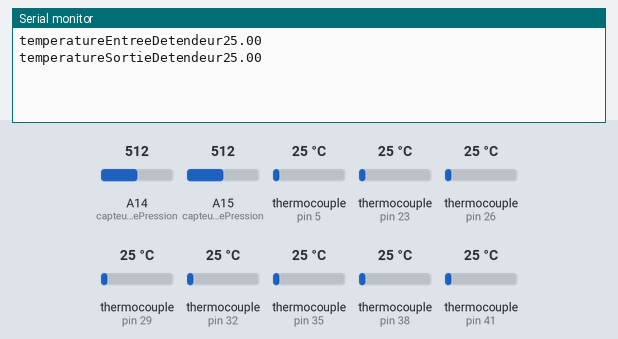
The sketch below on a simulated Arduino Mega 2560, built with avr-gcc and run on an emulated ATmega2560. On the bench: the last lines printed to the serial monitor. The inputs (shaded band) are chosen by the test bench; at power-on: thermocouple (sensors on pin 5, pin 23, pin 26, pin 29, pin 32, pin 35, pin 38, pin 41) 25 °C, A14 (capteurBassePression) = 512, A15 (capteurHautePression) = 512.

Above: at 1.7 s.
1.8 s: thermocouple (sensor on pin 5) set to 6 °C
At 3.1 s:
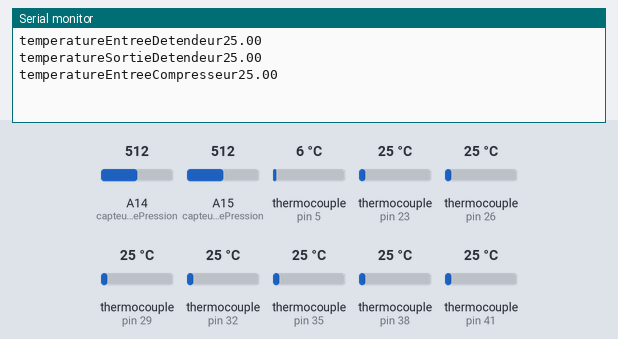
7.6 s: thermocouple (sensor on pin 23) set to 6 °C
At 7.6 s:
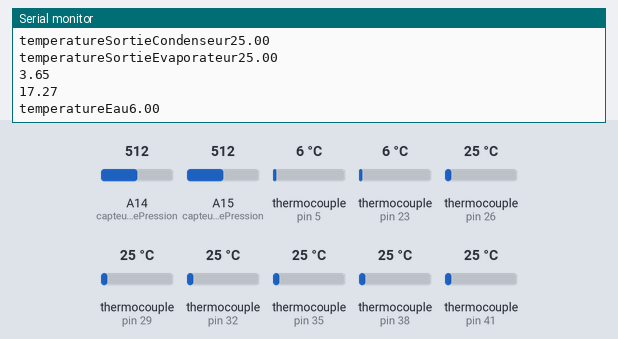
13.4 s: thermocouple (sensor on pin 26) set to 6 °C
At 14.8 s:
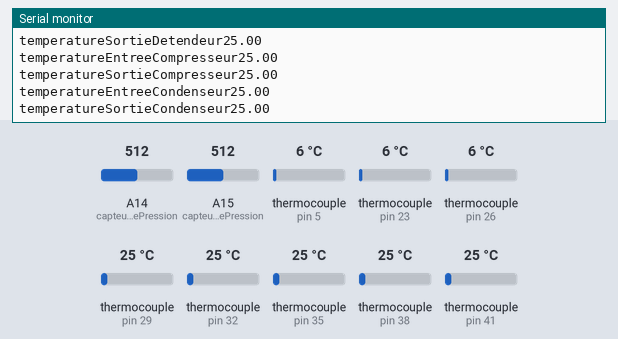
19.2 s: thermocouple (sensor on pin 29) set to 6 °C
At 21.3 s:
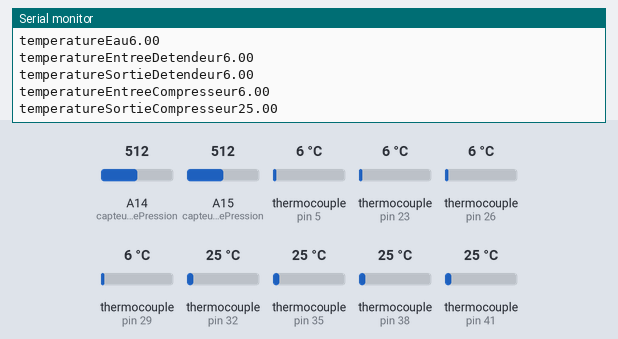
25.0 s: thermocouple (sensor on pin 32) set to 6 °C
At 26.8 s:
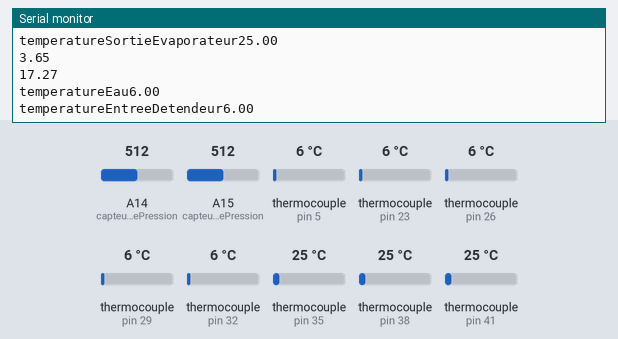

Measured:
- after the input at 19.2 s, the serial monitor: prints a new line after 0.33 s (image 4)

The sketch:

ProgrammeThermocoupleArrang_.ino
```cpp
#include "max6675.h"
#include <math.h>
#include <Adafruit_MAX31865_PT100.h>

#define RREF      430.0
#define RNOMINAL  100.0


//THERMOCOUPLE ENTREE DETENDEUR
int thermoSO1 = 22;
int thermoCS1 = 23;
int thermoSCK1 = 24;

//THERMOCOUPLE SORTIE DETENDEUR
int thermoSO2 = 25;
int thermoCS2 = 26;
int thermoSCK2 = 27;

//THERMOCOUPLE ENTREE COMPRESSEUR
int thermoSO3 = 28;
int thermoCS3 = 29;
int thermoSCK3 = 30;

//THERMOCOUPLE SORTIE COMPRESSEUR
int thermoSO4 = 31;
int thermoCS4 = 32;
int thermoSCK4 = 33;

//THERMOCOUPLE ENTREE CONDENSEUR
int thermoSO5 = 34;
int thermoCS5 = 35;
int thermoSCK5 = 36;

//THERMOCOUPLE SORTIE CONDENSEUR
int thermoSO6 = 37;
int thermoCS6 = 38;
int thermoSCK6 = 39;

//THERMOCOUPLE SORTIE EVAPORATEUR
int thermoSO7 = 40;
int thermoCS7 = 41;
int thermoSCK7 = 42;


//CAPTEURS PRESSION
const int capteurBassePression = A14;
const int capteurHautePression = A15;


//THERMISTANCE
const int B = 4275;
const int R0 = 100000;
const int pinTempSensor = A2;

//THERMISTANCEv2
const int pinTempSensorv20 = A0;
const int pinTempSensorv21 = A1;
const int pinTempSensorv22 = A2;
const int R0v2 = 10000;
const int Bv2 = 4275;
const float T0 = 269.15;


MAX6675 thermocoupleEntreeDetendeur(thermoSCK1, thermoCS1, thermoSO1);
MAX6675 thermocoupleSortieDetendeur(thermoSCK2, thermoCS2, thermoSO2);
MAX6675 thermocoupleEntreeCompresseur(thermoSCK3, thermoCS3, thermoSO3);
MAX6675 thermocoupleSortieCompresseur(thermoSCK4, thermoCS4, thermoSO4);
MAX6675 thermocoupleEntreeCondenseur(thermoSCK5, thermoCS5, thermoSO5);
MAX6675 thermocoupleSortieCondenseur(thermoSCK6, thermoCS6, thermoSO6);
MAX6675 thermocoupleSortieEvaporateur(thermoSCK7, thermoCS7, thermoSO7);

Adafruit_MAX31865 max = Adafruit_MAX31865(4, 5, 6, 7);

/*class temperature
{
    public:

    float TempVentilateur(){
        float VRT0 = analogRead(A0);
        VRT0 = (5.00 / 1023.00) * VRT0;
        float VR0 = 5 - VRT0;
        float RT0 = VRT0 / (VR0 / 10000);
        float ln0 = log(RT0 / R0v2);
        float TX0 = (1 / ((ln0 / B) + (1 / T0)));
        TX0 = TX0 - 273.15;

        float VRT1 = analogRead(A1);
        VRT1 = (5.00 / 1023.00) * VRT1;
        float VR1 = 5 - VRT1;
        float RT1 = VRT1 / (VR1 / 10000);
        float ln1 = log(RT1 / R0v2);
        float TX1 = (1 / ((ln1 / B) + (1 / T0)));
        TX1 = TX1 - 273.15;

        Serial.print("re");
        Serial.println(TX0);
        delay(1000);
        Serial.print("test");
        Serial.println(TX1);
        delay(1000);
    }
};*/

class temperatureThermocouples
{
  public:

    float readTemperature(){
      Serial.print("temperatureEntreeDetendeur");
      Serial.println(thermocoupleEntreeDetendeur.readCelsius());
      delay(1000);

      Serial.print("temperatureSortieDetendeur");
      Serial.println(thermocoupleSortieDetendeur.readCelsius());
      delay(1000);

      Serial.print("temperatureEntreeCompresseur");
      Serial.println(thermocoupleEntreeCompresseur.readCelsius());
      delay(1000);

      Serial.print("temperatureSortieCompresseur");
      Serial.println(thermocoupleSortieCompresseur.readCelsius());
      delay(1000);

      Serial.print("temperatureEntreeCondenseur");
      Serial.println(thermocoupleEntreeCondenseur.readCelsius());
      delay(1000);

      Serial.print("temperatureSortieCondenseur");
      Serial.println(thermocoupleSortieCondenseur.readCelsius());
      delay(1000);

      Serial.print("temperatureSortieEvaporateur");
      Serial.println(thermocoupleSortieEvaporateur.readCelsius());
      delay(1000);
   }

};

class temperaturePT100
{
  public:

    float readPT100(){
      uint16_t rtd = max.readRTD();
      Serial.print("temperatureEau");
      Serial.println(max.temperature(RNOMINAL, RREF));
      delay(1000);
   }

};

class pressionCapteurs
{
  public :

    float readPression(){
      float rawBassePression = analogRead(capteurBassePression);
      float BassePression = (7.3/818.4)*(rawBassePression-(1023*0.5/5));
      //Serial.println(rawBassePression);
      Serial.println(BassePression);

      float rawHautePression = analogRead(capteurHautePression);
      float HautePression = (34.5/818.4)*(rawHautePression-(1023*0.5/5));
      //Serial.println(rawHautePression);
      Serial.println(HautePression);
   }


};

void setup() {
  Serial.begin(9600);
  max.begin(MAX31865_2WIRE);
  delay(500);
}

//temperature T;
temperatureThermocouples T;
temperaturePT100 PT;
pressionCapteurs P;

void loop() {
  T.readTemperature();
  P.readPression();
  PT.readPT100();
  delay(500);

  /*float rawBassePression = analogRead(capteurBassePression);
  Serial.print("Basse Pression (V) : ");
  float voltageBassePression = rawBassePression/1023*5;
  Serial.println(voltageBassePression);
  Serial.print("Basse Pression (Pa) : ");
  Serial.println(voltageBassePression*(10.3/5));
  float BassePression = (7.3/818.4)*(rawBassePression-(1023*0.5/5));
  Serial.println(rawBassePression);
  Serial.println(BassePression);*/

  /*float rawHautePression = analogRead(capteurHautePression);
  Serial.print("Haute Pression (V) : ");
  float voltageHautePression = rawHautePression/1023*5;
  Serial.println(voltageHautePression);
  Serial.print("Haute Pression (Pa) : ");
  Serial.println(voltageHautePression*(34.5/5));
  float HautePression = (34.5/818.4)*(rawHautePression-(1023*0.5/5));
  Serial.println(rawHautePression);
  Serial.println(HautePression);*/


  //Serial.println(max.temperature(100.0, 430.0));
  /*//THERMOCOUPLE MAX6675
  //Serial.print("x");
  Serial.print(thermocouple.readCelsius());
  Serial.print("x");
  delay(1000);

  //THERMOCOUPLE MAX31856
  maxthermo.triggerOneShot();
  Serial.print(maxthermo.readThermocoupleTemperature());

  THERMISTANCE
  int a = analogRead(pinTempSensor);
  float R = 1023.0/a-1.0;
  R = R0*R;
  float temperature = 1.0/(log(R/R0)/B+1/298.15)-273.15;
  Serial.print("temperature = ");
  Serial.println(temperature);
  delay(100);


  //THERMISTANCEv20
  float VRT0 = analogRead(A0);              //Acquisition analog value of VRT
  VRT0 = (5.00 / 1023.00) * VRT0;      //Conversion to voltage
  float VR0 = 5 - VRT0;
  float RT0 = VRT0 / (VR0 / 10000);               //Resistance of RT
  float ln0 = log(RT0 / R0v2);
  float TX0 = (1 / ((ln0 / B) + (1 / T0))); //Temperature from thermistor
  TX0 = TX0 - 273.15;                 //Conversion to Celsius
  Serial.print("x");
  Serial.print(TX0);


  //THERMISTANCEv21
  float VRT1 = analogRead(A1);              //Acquisition analog value of VRT
  VRT1 = (5.00 / 1023.00) * VRT1;      //Conversion to voltage
  float VR1 = 5 - VRT1;
  float RT1 = VRT1 / (VR1 / 10000);               //Resistance of RT
  float ln1 = log(RT1 / R0v2);
  float TX1 = (1 / ((ln1 / B) + (1 / T0))); //Temperature from thermistor
  TX1 = TX1 - 273.15;                 //Conversion to Celsius
  Serial.print("x");
  Serial.print(TX1);


  //THERMISTANCEv22
  float VRT2 = analogRead(A2);              //Acquisition analog value of VRT
  VRT2 = (5.00 / 1023.00) * VRT2;      //Conversion to voltage
  float VR2 = 5 - VRT2;
  float RT2 = VRT2 / (VR2 / 10000);               //Resistance of RT
  float ln2 = log(RT2 / R0v2);
  float TX2 = (1 / ((ln2 / B) + (1 / T0))); //Temperature from thermistor
  TX2 = TX2 - 273.15;                 //Conversion to Celsius
  Serial.print("x");
  Serial.print(TX2);*/

}
```
